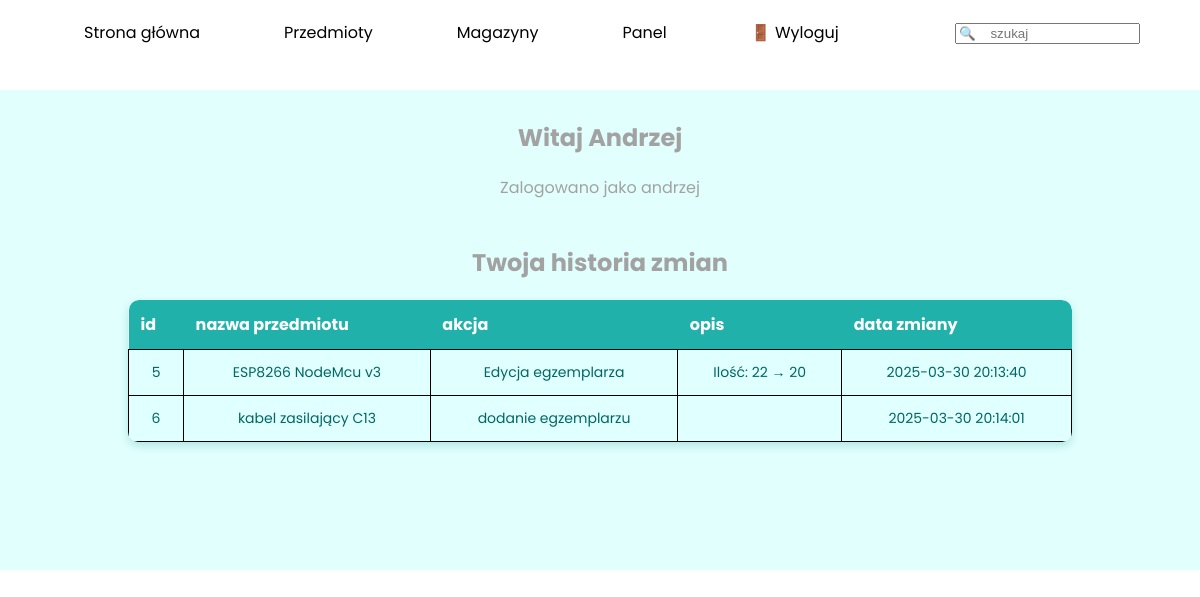
The app's page /sites/panel.php (signed in) with its own data.
### tables this page shows
CREATE TABLE `dziennik_zmian` (
  `id` int(11) NOT NULL,
  `id_egzemplarze` int(11) DEFAULT NULL,
  `id_uzytkownika` int(11) DEFAULT NULL,
  `akcja` varchar(30) DEFAULT NULL,
  `opis` text DEFAULT NULL,
  `data_zmiany` timestamp NOT NULL DEFAULT current_timestamp() ON UPDATE current_timestamp()
);

CREATE TABLE `przedmioty` (
  `id` int(11) NOT NULL,
  `nazwa` varchar(50) NOT NULL,
  `opis` text NOT NULL,
  `zdjecie` varchar(60) NOT NULL,
  `id_kat` int(11) NOT NULL
);

### functions.php (called while the page is built, shortened)
<?php
    function checkPowerDifferentThan($x){
        if($_SESSION['power'] != $x){
            return true;
        }
        return false;
    }
?>

### sites/panel.php (the view, shortened to what this page needs)
<!DOCTYPE html>
<html lang="en">
<head>
    <link rel="stylesheet" href="../styles/style.css">
</head>
<body>
    <menu id="nav">
        <ul>
            <a href="../index.php">
                <li>Strona główna</li>
            </a>
            <a href="items.php">
                <li>Przedmioty</li>
            </a>
            <a href="warehouses.php">
                <li>Magazyny</li>
            </a>
            <a href="panel.php">
                <?php
                    echo "<li>Panel</li>";
                ?>
            </a>
            <form action="search.php" method="get">
                <li><input type="text" name="search" id="search" placeholder="🔍    szukaj"></li>
            </form>
            <?php
            include '../functions.php';
            if(isset($_SESSION['login'])){
                echo "<a href='logout.php' id='logout-btn'>";
                echo "    <li>🚪 Wyloguj</li>";
                echo "</a>";
            }
            ?>
        </ul>
    </menu>
    <main>
        <?php
        $db = mysqli_connect('localhost', 'root', '', 'magazyn');
        if(isset($_SESSION['power'])){
            echo "<section id='mainPanel'>";
                echo "<h1>Witaj ". $_SESSION['name'] ."</h1>";
                echo "<p>Zalogowano jako ". $_SESSION['login'] ." ";
                echo "<br><br>";
                if(checkPowerDifferentThan(0)){
                    echo "<h1>Twoja historia zmian</h1>";
                    $historySelect = "SELECT dziennik_zmian.id, przedmioty.nazwa, akcja, dziennik_zmian.opis, data_zmiany FROM dziennik_zmian INNER JOIN egzemplarze ON egzemplarze.id = dziennik_zmian.id_egzemplarze INNER JOIN przedmioty ON egzemplarze.id_przedmiotu = przedmioty.id WHERE id_uzytkownika = '" . $_SESSION['id'] . "'";
                    $historyQuery = mysqli_query($db, $historySelect);
                    echo "<table class='normalTable'";
                    echo "<tr> <th>id</th> <th>nazwa przedmiotu</th> <th>akcja</th> <th>opis</th> <th>data zmiany</th> </tr>";
                    while($historyRow = mysqli_fetch_row($historyQuery)){
                        echo "<tr>";
                        echo "<td>$historyRow[0]</td> <td>$historyRow[1]</td> <td>$historyRow[2]</td> <td>$historyRow[3]</td> <td>$historyRow[4]</td> ";
                        echo "</tr>";
                    }
                }
            echo "</section>";
        }
        ?>
    </main>
</body>

### styles/style.css (style rules this page uses)
body { margin: 0; padding: 0; font-family: "Poppins", Arial, sans-serif; scroll-behavior: smooth; }
#nav { width: 100%; height: 50px; margin: 20px 0; padding: 0; }
#nav > ul { margin: 0; padding: 0; justify-content: space-evenly; list-style: none; }
#nav > ul >form { position: absolute; right: 5%; }
#nav > ul > a > li, #nav > ul > li > input { margin: 0; margin-left: 7%; float: left; color: black; transition: transform 0.5s; }
section { width: 100%; color: #a3a2a2; background-color: rgba(102, 255, 242, 0.2); text-align: center; padding: 10px; box-sizing: border-box; margin-bottom: 35px; }
.normalTable tr td { border: 1px solid black; }
.normalTable { width: 80%; margin: auto; border-collapse: collapse; background-color: #e0ffff; box-shadow: 0 4px 8px rgba(0, 128, 128, 0.2); border-radius: 10px; overflow: hidden; margin-bottom: 10%; }
.normalTable th { background-color: #20b2aa; color: white; padding: 12px; text-align: left; font-size: 16px; }
.normalTable td { padding: 12px; border-bottom: 1px solid #b2d8d8; font-size: 14px; color: #006666; }
.normalTable tr:first-child th:first-child { border-top-left-radius: 10px; }
.normalTable tr:first-child th:last-child { border-top-right-radius: 10px; }
.normalTable tr:last-child td:first-child { border-bottom-left-radius: 10px; }
.normalTable tr:last-child td:last-child { border-bottom-right-radius: 10px; }

### records on screen
dziennik_zmian: id "5", przedmioty.nazwa "ESP8266 NodeMcu v3", akcja "Edycja egzemplarza", opis "Ilość: 22 → 20", data_zmiany "2025-03-30 20:13:40"
dziennik_zmian: id "6", przedmioty.nazwa "kabel zasilający C13", akcja "dodanie egzemplarzu", data_zmiany "2025-03-30 20:14:01"

### other values on screen
$_SESSION['name'] "Andrzej"
$_SESSION['login'] "andrzej"
